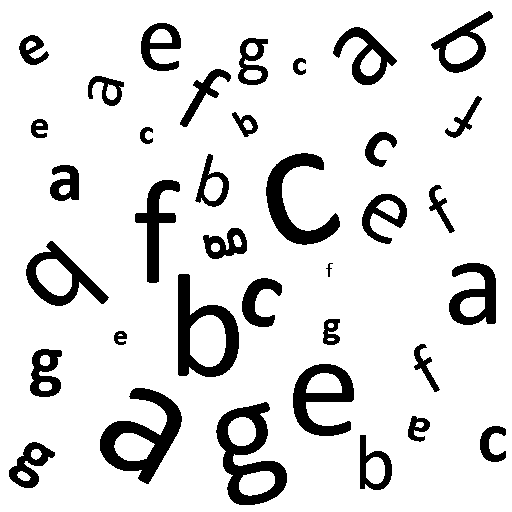
#> input picture T1:Sopa_de_letras/sopa_letras.png, 512 x 512 px, found by its file name
$ jupyter execute T1.ipynb
#> lines starting #> are read from the running program, lines starting #| are printed output that depends on the picture; after the words box and inside, x2 and y2 are one past the last pixel; in counts of white or black regions, pixels touching at a corner belong together
# Tarea 1: Extracción de descriptores de una imágen

## Instrucciones de uso
1. Asegúrate de tener la imagen **sopa_letras.png** en el mismo directorio del notebook o en la ruta '/content/sopa_letras.png'.
2. El programa cargará la imagen, segmentará cada letra y calculará los siguientes descriptores por letra:
   - 4 primeros momentos de Hu
   - Perímetro
   - Redondez
   - Ángulo de orientación de la elipse

Al finalizar, se mostrarán dos resultados:

- La **figura** con los centros de masa de cada letra marcados en rojo.
- Un **DataFrame** impreso en pantalla con todos los descriptores.

[cell 1]
from skimage.measure import label, regionprops
import matplotlib.pyplot as plt
import pandas as pd
import numpy as np
import cv2


def perimeter_opencv(region):
    """
    Calcula el perímetro usando cv2.arcLength
    """
    mask = (region.image.astype("uint8"))
    cnts, hc = cv2.findContours(mask, cv2.RETR_EXTERNAL, cv2.CHAIN_APPROX_NONE)

    cnt = cnts[0]  # primer contorno (el externo si RETR_EXTERNAL)
    return cv2.arcLength(cnt, True), cnt


def perimeter_manual(region):
    """
    Calcula el perímetro sumando distancias euclidianas entre puntos del contorno
    """
    mask = (region.image.astype("uint8"))
    cnts, hc = cv2.findContours(mask, cv2.RETR_EXTERNAL, cv2.CHAIN_APPROX_NONE)

    cnt = cnts[0]
    pts = cnt.reshape(-1, 2).astype(np.float64)  # (N, 2)

    perimetro = 0.0
    for i in range(len(pts) - 1):
        dx = pts[i+1, 0] - pts[i, 0]
        dy = pts[i+1, 1] - pts[i, 1]
        perimetro += np.sqrt(dx**2 + dy**2)

    # Matriz circular
    dx = pts[0, 0] - pts[-1, 0]
    dy = pts[0, 1] - pts[-1, 1]
    perimetro += np.sqrt(dx**2 + dy**2)

    return perimetro

if __name__=='__main__':


  im = cv2.imread("/content/sopa_letras.png")
#> im is the input picture: shape (512, 512, 3); 86.8% white; 36 black regions, largest, box (x1, y1, x2, y2) and area: (216, 402, 287, 505) 3031, (100, 388, 182, 484) 3013, (178, 274, 239, 377) 2693

  gray = cv2.cvtColor(im, cv2.COLOR_BGR2GRAY)
  ret,bw = cv2.threshold(gray,127,255,cv2.THRESH_BINARY_INV) # Binarizacion
#> bw: shape (512, 512); 13.2% white; 36 white regions

  etiquetas = label(bw)
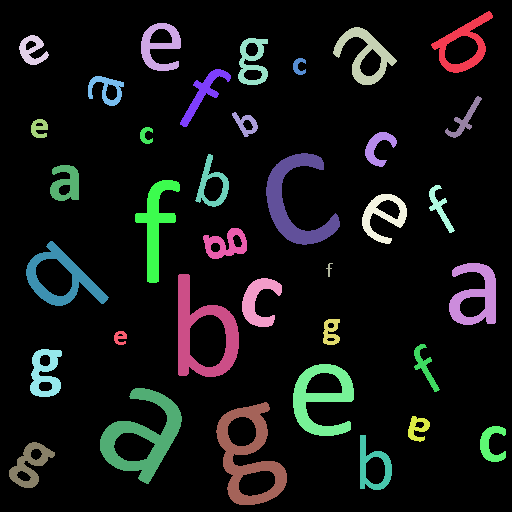
#> etiquetas: shape (512, 512) int64; 37 distinct labels, from 0 to 36; one colour per label, 0 black
  sts = regionprops(label_image=etiquetas)
#> sts = 36 regions; largest, box (x1, y1, x2, y2) and area: (216, 402, 287, 505) 3031, (100, 388, 182, 484) 3013, (178, 274, 239, 377) 2693, (266, 153, 340, 245) 2397, (293, 364, 354, 436) 2129

  data = []
  centers = []
  for region in sts:

      hu = np.round(region.moments_hu[:4],6)   # solo primeros 4 momentos
      A = region.area
      L,_ = perimeter_opencv(region)
      roundness = (4 * np.pi * A) / (L**2)
      y, x = region.centroid #(row, col)
      centers.append((x, y))

      data.append({
          "Letter": region.label,
          "Hu1": hu[0],
          "Hu2": hu[1],
          "Hu3": hu[2],
          "Hu4": hu[3],
          "Perimeter": L, #el resultado es el mismo mediante la forma manual y el metodo de openCV
          "Roundness": roundness, # Calculo manual a partir del area y perimetro
          "Orientation": np.rad2deg(region.orientation) # Orientacion de la elipse en grados [-90°,90°]
      })
#> this loop made 36 passes
#> (hu, A, cnts in perimeter_opencv, L, roundness, y, x) on passes 4 to 8: ([0.258, 0.00166, 0.000276, 0.000161], 467, 1 contour; box (x1, y1, x2, y2) and area: (0, 0, 30, 30) 474, 129.2, 0.352, 49.94, 31.91), ([0.364, 0.0322, 0.00112, 0.000161], 742, 1 contour; box (x1, y1, x2, y2) and area: (0, 0, 30, 47) 938, 188.7, 0.262, 61.23, 252), ([0.292, 0.0103, 0.00252, 0.000852], 131, 1 contour; box (x1, y1, x2, y2) and area: (0, 0, 13, 17) 101, 67.11, 0.365, 66, 298.5), ([0.534, 0.213, 0.0252, 0.00809], 748, 1 contour; box (x1, y1, x2, y2) and area: (0, 0, 51, 58) 660, 215.2, 0.203, 93.06, 203.2), ([0.354, 0.0107, 0.00216, 0.000553], 487, 1 contour; box (x1, y1, x2, y2) and area: (0, 0, 36, 30) 556, 150.3, 0.271, 88.97, 106.1)
#> (hu, A, L, roundness, y, x) on passes 1, 2, 3, 14, 17, 19: ([0.425, 0.0259, 0.0139, 0.000732], 1212, 226.4, 0.297, 44.28, 463.1), ([0.337, 0.00392, 0.000911, 0.000407], 972, 206.7, 0.286, 46.24, 159.4), ([0.363, 0.0119, 0.00218, 0.000449], 1314, 251.7, 0.261, 54.78, 364.9), ([0.52, 0.0521, 0.0209, 0.00697], 2397, 381, 0.207, 201.7, 294.8), ([0.536, 0.213, 0.0266, 0.00826], 1660, 310.7, 0.216, 224.7, 155.3), ([0.356, 0.00446, 0.00118, 0.000611], 952, 214.3, 0.26, 215.7, 382.9)
#> after the loop, centers = 36 pairs, first value 29.79 to 491.1, second value 44.28 to 466.2; data = 36 items

  df = pd.DataFrame(data)
#> df = table of 36 rows and 8 columns
  print(df)
#> (printed output is left out)

  plt.figure(figsize=(9,9))
  plt.imshow(gray, cmap='gray')
  j = [c[0] for c in centers]
#> j = 36 values, max 491.1 at index 33, min 29.79 at index 35, mean 255.4
  i = [c[1] for c in centers]
#> i = 36 values, max 466.2 at index 34, min 44.28 at index 0, mean 238.7
  plt.plot(j, i, 'ro', markersize=5)
  plt.title('Centros de masa en cada letra')
  plt.show()
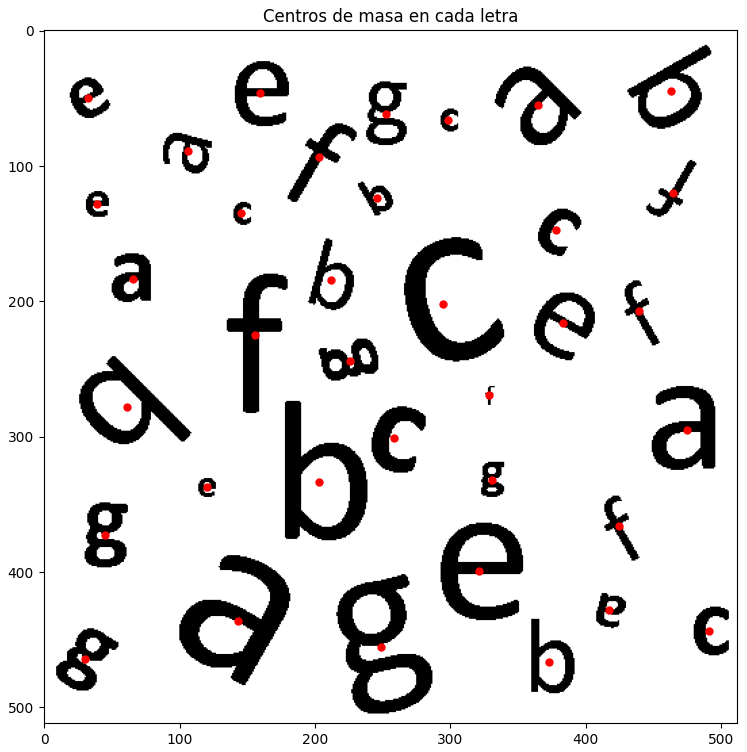
#> figure drawn by matplotlib, 1 panel
